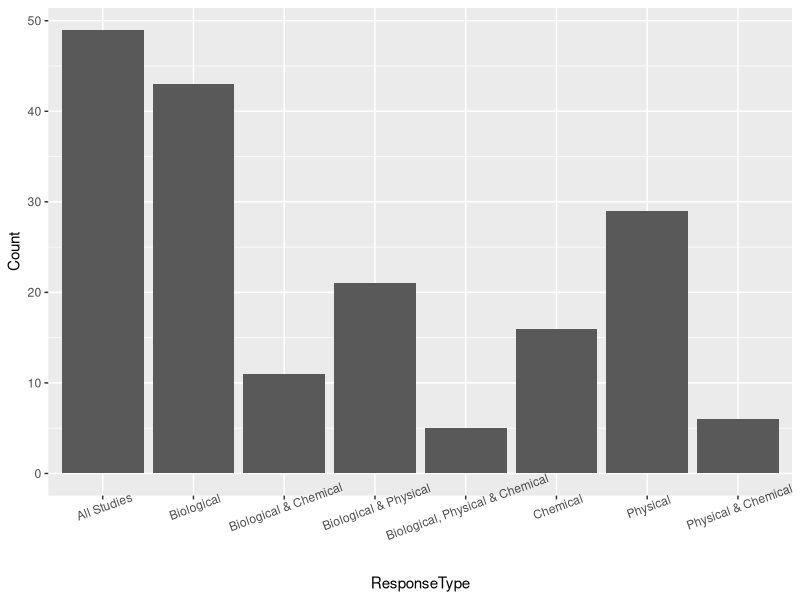

The R script that drew this image:
## ---- chunk 1
knitr::opts_chunk$set(echo = TRUE)
require(ggplot2)
require(dplyr)
## ---- chunk 2
EEdata<-read.csv("EEData.csv")
## ---- chunk 3
EEdata_min<-EEdata[, 1:47]
## ---- chunk 4
EEdata_Bio<-subset(EEdata_min, BiologicalResponse_OrganismalGroup!="")
EEdata_Phys<-subset(EEdata_min, PhysicalResponseCategory!="")
EEdata_Chem<-subset(EEdata_min, ChemicalResponse_Category!="")
EEdata_BioPhys<-subset(EEdata_min, BiologicalResponse_OrganismalGroup!="" & PhysicalResponseCategory!="")
EEdata_BioChem<-subset(EEdata_min, BiologicalResponse_OrganismalGroup!="" & ChemicalResponse_Category!="")
EEdata_PhysChem<-subset(EEdata_min, PhysicalResponseCategory!="" & ChemicalResponse_Category!="")
EEdata_BioPhysChem<-subset(EEdata_min, BiologicalResponse_OrganismalGroup!="" & PhysicalResponseCategory!="" & ChemicalResponse_Category!="")
## ---- chunk 5
EE_responsetype<-data.frame(ResponseType=c("All Studies", "Biological", "Physical", "Chemical", "Biological & Physical", "Biological & Chemical", "Physical & Chemical", "Biological, Physical & Chemical"))
EE_responsetype$Count[1]<-nrow(distinct(EEdata_min, UniqueAccession, .keep_all=TRUE))
EE_responsetype$Count[2]<-nrow(distinct(EEdata_Bio, UniqueAccession, .keep_all=TRUE))
EE_responsetype$Count[3]<-nrow(distinct(EEdata_Phys, UniqueAccession, .keep_all=TRUE))
EE_responsetype$Count[4]<-nrow(distinct(EEdata_Chem, UniqueAccession, .keep_all=TRUE))
EE_responsetype$Count[5]<-nrow(distinct(EEdata_BioPhys, UniqueAccession, .keep_all=TRUE))
EE_responsetype$Count[6]<-nrow(distinct(EEdata_BioChem, UniqueAccession, .keep_all=TRUE))
EE_responsetype$Count[7]<-nrow(distinct(EEdata_PhysChem, UniqueAccession, .keep_all=TRUE))
EE_responsetype$Count[8]<-nrow(distinct(EEdata_BioPhysChem, UniqueAccession, .keep_all=TRUE))
## ---- chunk 6
responseplot<-ggplot(EE_responsetype, aes(x=ResponseType, y=Count))+geom_bar(stat="identity")+theme(axis.text.x=element_text(angle=20))

responseplot
## ---- chunk 7
EEdatasum <- EEdata_Bio %>%
    group_by(UniqueAccession, BiologicalResponse_OrganismalGroup) %>%
    summarize(count = n())
EEdatasum
